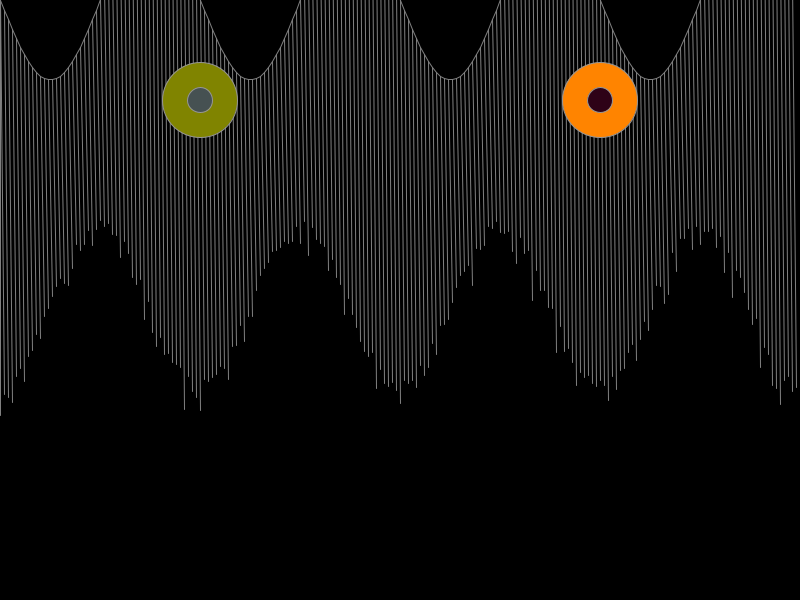
Frame 1 (no input)
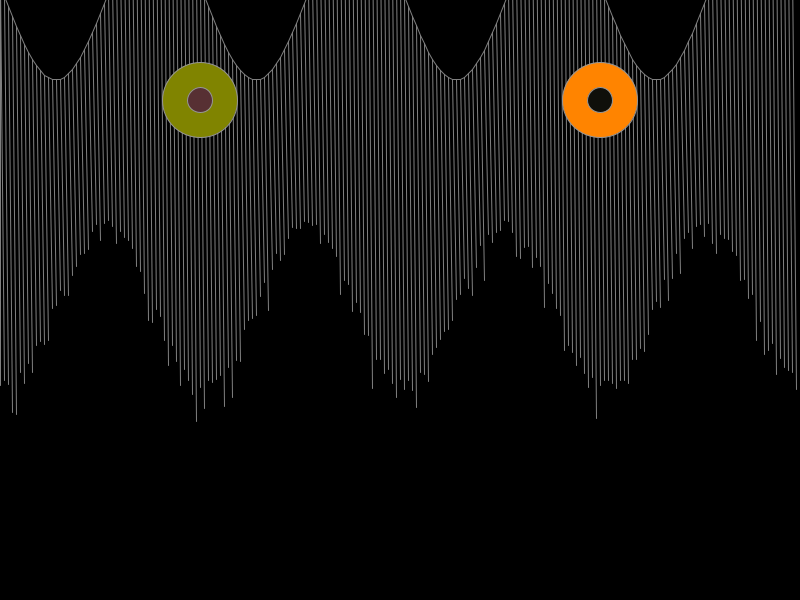
Frame 60 (the mouse pressed at the canvas centre just before this capture)
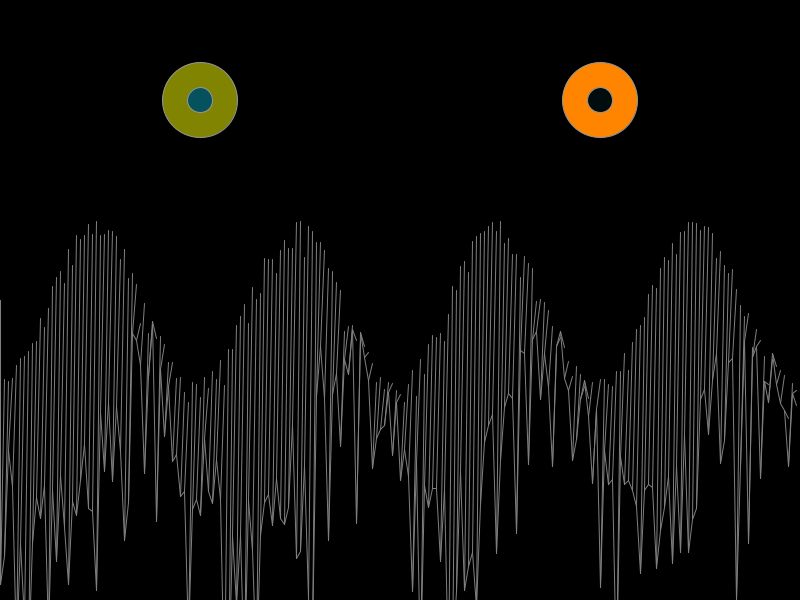
Frame 120 (the mouse held since frame 60 and released just before this capture)

The Processing sketch that drew these frames (run headless with seeded random() and noise(); from frame 60 on, the mouse is pressed at the canvas centre):

// Processing sketch: processing_91011
// ── processing_91011.pde

float a = 0.0;
float inc = TWO_PI/50;
float prev_x = 0, prev_y = 300, x, y;
int d = 200;
int r = 100;
float amp = 300;
int strokeColor = 128;

void setup(){ 
  size(800, 600);
  background(0);
  stroke(255);
  for(int i=0; i<800; i=i+4) {
    x = i;
    y = 300 + sin(a) * 80.0 + random(4);
    line(prev_x, prev_y, x, y);
    prev_x = x;
    prev_y = y;
    a = a + inc;
  }
}
void keyPressed() {
  strokeColor = int(random(255));
}

void draw(){
  background(0);
  color red = color(100,0,0);
  stroke(strokeColor);
  prev_x = 0;
  prev_y = 300;
  for(int i=0; i<800; i=i+4) {
    x = i;
    y = amp + cos(a) * 80.0 + random(random(50));
    line(prev_x, prev_y, x, y);
    
    stroke(strokeColor);
    y = mouseX + sin(a) * 80.0 + random(random(mouseY));
    line(prev_x, prev_y, x, y);
    
    prev_x = x;
    prev_y = y;
    
    a = a + inc;

  }
  stroke(150);
  fill(strokeColor,132,0);
  ellipse(d,r , 75, 75);
  fill(int(random(0,r)),int(random(0,r)),int(random(0,r)));
  ellipse(d,100, 25, 25);
  stroke(150);
  fill(255,132,0);
  ellipse(600,100 , 75, 75);
  fill(int(random(0,50)),int(random(0,50)),int(random(0,50)));
  ellipse(600,100, 25, 25);
}
